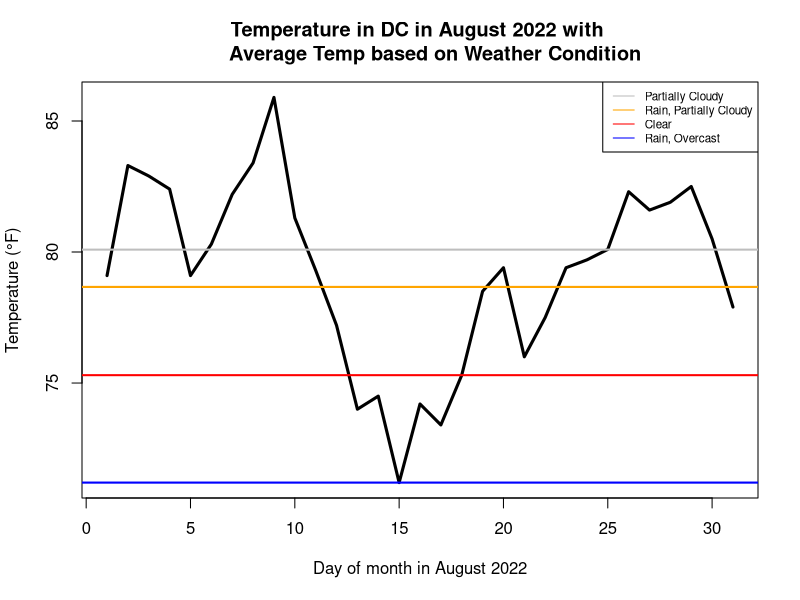

Reproduce this figure in R.
setwd("~/Library/Mobile Documents/com~apple~CloudDocs/Documents/Sem 1/STAT 405/City Bike Data")

weather <- read.csv("Washington,DC,USA weather 2022-08-01 to 2022-08-31.csv")

library(dplyr)

# Determine average temps based on condition
conditions_means <- weather %>%
  group_by(conditions) %>%
  summarise(
    mean = mean(temp)
  )

# Plot graph
plot(pull(weather, var = "temp"), type = "l", lwd = "3",
     xlab = "Day of month in August 2022",
     ylab = "Temperature (°F)",
     main = "Temperature in DC in August 2022 with 
     Average Temp based on Weather Condition")
# add line for average temp of clear weather days
abline(h=conditions_means$mean[1], lwd = "2", col = "red")
# add line for average temp of partially cloudy weather days
abline(h=conditions_means$mean[2], lwd = "2", col = "gray")
# add line for average temp of rain, overcast cloudy weather days
abline(h=conditions_means$mean[3], lwd = "2", col = "blue")
# add line for average temp of rain, partially cloudy weather days
abline(h=conditions_means$mean[4], lwd = "2", col = "orange")

legend("topright", c("Partially Cloudy", "Rain, Partially Cloudy", 
                     "Clear", "Rain, Overcast"),
                     col = c("gray", "orange", "red", "blue"), 
       cex = 0.7, lty = 1)

